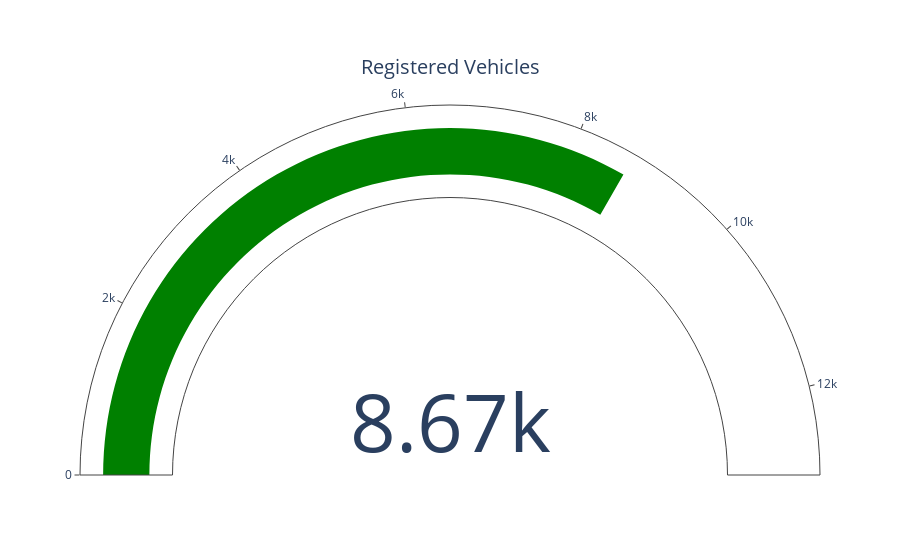

Write notebook code for a chart like this one.
### Code cell
import plotly.graph_objects as go
fig = go.Figure(go.Indicator(
    mode = "gauge+number",
    value = Registerd_Cars,
    title = {'text': "Registered Vehicles"}))

fig.show()

### Figure 1 — Plotly figure (JSON) as saved in the notebook; plotly's stock layout.template omitted (floating-point values rounded to 4 significant figures)
{"data": [{"mode": "gauge+number", "title": {"text": "Registered Vehicles"}, "type": "indicator", "value": 8669}], "layout": {"autosize": true}}
